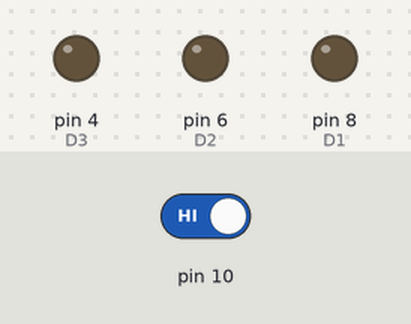
Recording of a sketch running on a simulated Arduino Uno, built with avr-gcc and run on an emulated ATmega328P. On the bench: output pins drawn as LEDs (lit = HIGH). The inputs (shaded band) are chosen by the test bench; at power-on: pin 10 HIGH. Random numbers use the default seed unless the sketch sets one; pins used as bus, display or sensor lines are not drawn.

Above: at 1.2 s.
1.3 s: pin 10 driven LOW
At 1.9 s:
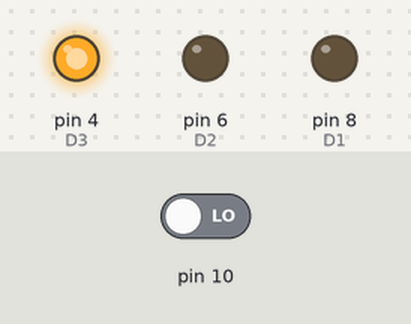
At 2.6 s:
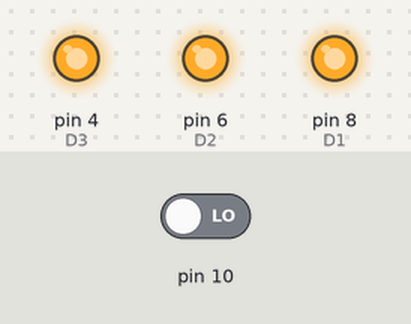
4.3 s: pin 10 driven HIGH
5.8 s: pin 10 driven LOW
At 7.2 s:
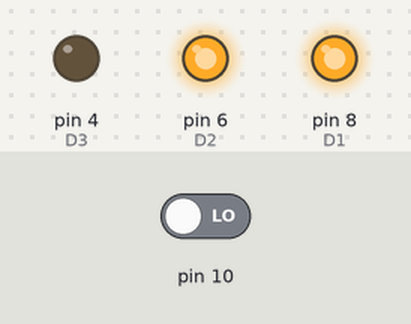
Timing chart, 0 to 14.8 s (numbered marks = the images above; inputs shaded):
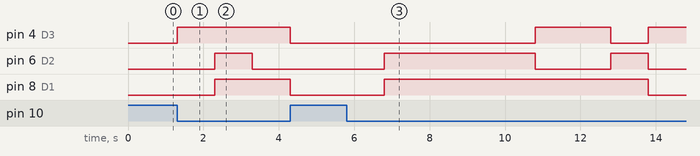

Measured:
- after the input at 1.3 s, pin 4 (D3): LOW → HIGH at once; pin 6 (D2): LOW → HIGH after 1.0 s, → LOW 1.0 s later; pin 8 (D1): LOW → HIGH after 1.0 s
- after the input at 5.8 s, pin 4 (D3): LOW → HIGH after 5.0 s, → LOW 2.0 s later, → HIGH 1.0 s later; pin 6 (D2): LOW → HIGH after 1.0 s, → LOW 4.0 s later, → HIGH 2.0 s later, → LOW 1.0 s later; pin 8 (D1): LOW → HIGH after 1.0 s, → LOW 7.0 s later

The sketch:

arudino_dice.ino
```cpp
void setup() {
  pinMode(8, OUTPUT); //D1
  pinMode(7, OUTPUT); //D6
  pinMode(6, OUTPUT); //D2
  pinMode(5, OUTPUT); //D4
  pinMode(4, OUTPUT); //D3
  pinMode(3, OUTPUT); //D5


  //add button to control dice

  pinMode(10, INPUT);
}

void loop() {

if(digitalRead(10) == LOW)
{
  int no = (rand() % 6) + 1;  //gets random numbers from 1 - 6
  if(no == 1)
  {

    digitalWrite(7, HIGH);
  }

  if(no == 2)
  {
    digitalWrite(7, HIGH);
    digitalWrite(4, HIGH);
  }

  if(no == 3)
  {
    digitalWrite(7, HIGH);
    digitalWrite(8, HIGH);
    digitalWrite(6, HIGH);
  }

  if(no == 4)
  {
    digitalWrite(8, HIGH);
    digitalWrite(5, HIGH);
    digitalWrite(7, HIGH);
    digitalWrite(4, HIGH);

  }

  if(no == 5)
  {
     digitalWrite(8, HIGH);
    digitalWrite(5, HIGH);
    digitalWrite(7, HIGH);
    digitalWrite(4, HIGH);
    digitalWrite(6, HIGH);
  }

  if(no == 6)
  {
      digitalWrite(8, HIGH);
    digitalWrite(5, HIGH);
    digitalWrite(7, HIGH);
    digitalWrite(4, HIGH);
    digitalWrite(6, HIGH);
    digitalWrite(3, HIGH);
  }

  delay(1000); //delay for number to show , before all leds are turned off


  //making all leds off , for new numbers to show
  digitalWrite(8, LOW);
  digitalWrite(7, LOW);
  digitalWrite(6, LOW);
  digitalWrite(5, LOW);
  digitalWrite(4, LOW);
  digitalWrite(3, LOW);
}

}
```
